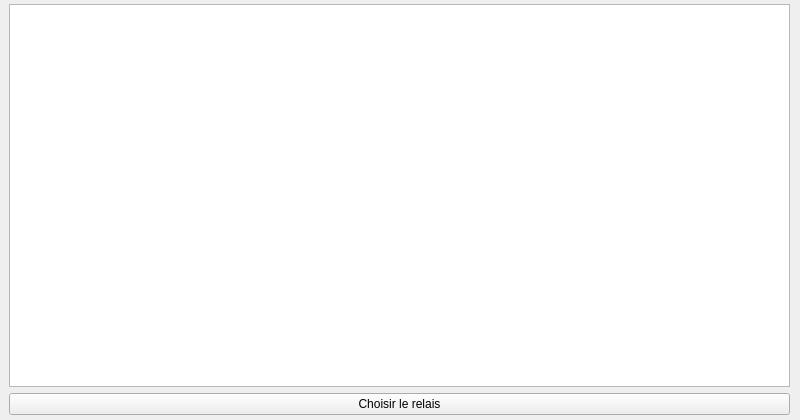
<?xml version="1.0" encoding="UTF-8"?>
<ui version="4.0">
 <class>RelaySelect</class>
 <widget class="QWidget" name="RelaySelect">
  <property name="geometry">
   <rect>
    <x>0</x>
    <y>0</y>
    <width>800</width>
    <height>420</height>
   </rect>
  </property>
  <property name="sizePolicy">
   <sizepolicy hsizetype="Preferred" vsizetype="Expanding">
    <horstretch>0</horstretch>
    <verstretch>0</verstretch>
   </sizepolicy>
  </property>
  <property name="windowTitle">
   <string>Form</string>
  </property>
  <widget class="QWidget" name="verticalLayoutWidget">
   <property name="geometry">
    <rect>
     <x>-1</x>
     <y>-1</y>
     <width>801</width>
     <height>421</height>
    </rect>
   </property>
   <layout class="QVBoxLayout" name="verticalLayout">
    <property name="leftMargin">
     <number>10</number>
    </property>
    <property name="topMargin">
     <number>5</number>
    </property>
    <property name="rightMargin">
     <number>10</number>
    </property>
    <property name="bottomMargin">
     <number>5</number>
    </property>
    <item>
     <widget class="QColumnView" name="relaySelect_CV"/>
    </item>
    <item>
     <widget class="QPushButton" name="selectRelay_PB">
      <property name="text">
       <string>Choisir le relais</string>
      </property>
     </widget>
    </item>
   </layout>
  </widget>
 </widget>
 <resources/>
 <connections/>
</ui>
